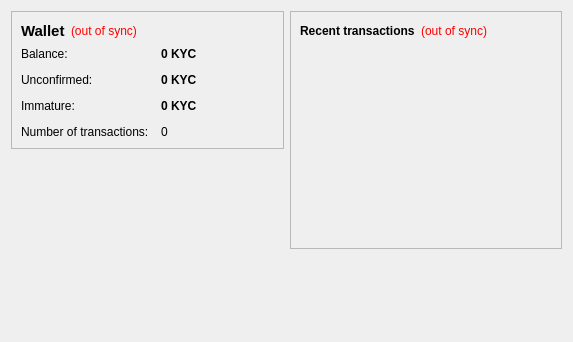
<?xml version="1.0" encoding="UTF-8"?>
<ui version="4.0">
 <class>OverviewPage</class>
 <widget class="QWidget" name="OverviewPage">
  <property name="geometry">
   <rect>
    <x>0</x>
    <y>0</y>
    <width>573</width>
    <height>342</height>
   </rect>
  </property>
  <property name="windowTitle">
   <string>Form</string>
  </property>
  <layout class="QHBoxLayout" name="horizontalLayout" stretch="1,1">
   <item>
    <layout class="QVBoxLayout" name="verticalLayout_2">
     <item>
      <widget class="QFrame" name="frame">
       <property name="frameShape">
        <enum>QFrame::StyledPanel</enum>
       </property>
       <property name="frameShadow">
        <enum>QFrame::Raised</enum>
       </property>
       <layout class="QVBoxLayout" name="verticalLayout_4">
        <item>
         <layout class="QHBoxLayout" name="horizontalLayout_4">
          <item>
           <widget class="QLabel" name="label_5">
            <property name="font">
             <font>
              <pointsize>11</pointsize>
              <weight>75</weight>
              <bold>true</bold>
             </font>
            </property>
            <property name="text">
             <string>Wallet</string>
            </property>
           </widget>
          </item>
          <item>
           <widget class="QLabel" name="labelWalletStatus">
            <property name="toolTip">
             <string>The displayed information may be out of date. Your wallet automatically synchronizes with the Kanyecoin network after a connection is established, but this process has not completed yet.</string>
            </property>
            <property name="styleSheet">
             <string notr="true">QLabel { color: red; }</string>
            </property>
            <property name="text">
             <string notr="true">(out of sync)</string>
            </property>
            <property name="alignment">
             <set>Qt::AlignLeading|Qt::AlignLeft|Qt::AlignVCenter</set>
            </property>
           </widget>
          </item>
          <item>
           <spacer name="horizontalSpacer_2">
            <property name="orientation">
             <enum>Qt::Horizontal</enum>
            </property>
            <property name="sizeHint" stdset="0">
             <size>
              <width>40</width>
              <height>20</height>
             </size>
            </property>
           </spacer>
          </item>
         </layout>
        </item>
        <item>
         <layout class="QFormLayout" name="formLayout_2">
          <property name="fieldGrowthPolicy">
           <enum>QFormLayout::AllNonFixedFieldsGrow</enum>
          </property>
          <property name="horizontalSpacing">
           <number>12</number>
          </property>
          <property name="verticalSpacing">
           <number>12</number>
          </property>
          <item row="0" column="0">
           <widget class="QLabel" name="label">
            <property name="text">
             <string>Balance:</string>
            </property>
           </widget>
          </item>
          <item row="0" column="1">
           <widget class="QLabel" name="labelBalance">
            <property name="font">
             <font>
              <weight>75</weight>
              <bold>true</bold>
             </font>
            </property>
            <property name="cursor">
             <cursorShape>IBeamCursor</cursorShape>
            </property>
            <property name="toolTip">
             <string>Your current balance</string>
            </property>
            <property name="text">
             <string notr="true">0 KYC</string>
            </property>
            <property name="textInteractionFlags">
             <set>Qt::LinksAccessibleByMouse|Qt::TextSelectableByKeyboard|Qt::TextSelectableByMouse</set>
            </property>
           </widget>
          </item>
          <item row="1" column="0">
           <widget class="QLabel" name="label_3">
            <property name="text">
             <string>Unconfirmed:</string>
            </property>
           </widget>
          </item>
          <item row="1" column="1">
           <widget class="QLabel" name="labelUnconfirmed">
            <property name="font">
             <font>
              <weight>75</weight>
              <bold>true</bold>
             </font>
            </property>
            <property name="cursor">
             <cursorShape>IBeamCursor</cursorShape>
            </property>
            <property name="toolTip">
             <string>Total of transactions that have yet to be confirmed, and do not yet count toward the current balance</string>
            </property>
            <property name="text">
             <string notr="true">0 KYC</string>
            </property>
            <property name="textInteractionFlags">
             <set>Qt::LinksAccessibleByMouse|Qt::TextSelectableByKeyboard|Qt::TextSelectableByMouse</set>
            </property>
           </widget>
          </item>
          <item row="3" column="0">
           <widget class="QLabel" name="label_2">
            <property name="text">
             <string>Number of transactions:</string>
            </property>
           </widget>
          </item>
          <item row="3" column="1">
           <widget class="QLabel" name="labelNumTransactions">
            <property name="toolTip">
             <string>Total number of transactions in wallet</string>
            </property>
            <property name="text">
             <string notr="true">0</string>
            </property>
           </widget>
          </item>
          <item row="2" column="0">
           <widget class="QLabel" name="labelImmatureText">
            <property name="text">
             <string>Immature:</string>
            </property>
           </widget>
          </item>
          <item row="2" column="1">
           <widget class="QLabel" name="labelImmature">
            <property name="font">
             <font>
              <weight>75</weight>
              <bold>true</bold>
             </font>
            </property>
            <property name="toolTip">
             <string>Mined balance that has not yet matured</string>
            </property>
            <property name="text">
             <string notr="true">0 KYC</string>
            </property>
            <property name="textInteractionFlags">
             <set>Qt::LinksAccessibleByMouse|Qt::TextSelectableByKeyboard|Qt::TextSelectableByMouse</set>
            </property>
           </widget>
          </item>
         </layout>
        </item>
       </layout>
      </widget>
     </item>
     <item>
      <spacer name="verticalSpacer">
       <property name="orientation">
        <enum>Qt::Vertical</enum>
       </property>
       <property name="sizeHint" stdset="0">
        <size>
         <width>20</width>
         <height>40</height>
        </size>
       </property>
      </spacer>
     </item>
    </layout>
   </item>
   <item>
    <layout class="QVBoxLayout" name="verticalLayout_3">
     <item>
      <widget class="QFrame" name="frame_2">
       <property name="frameShape">
        <enum>QFrame::StyledPanel</enum>
       </property>
       <property name="frameShadow">
        <enum>QFrame::Raised</enum>
       </property>
       <layout class="QVBoxLayout" name="verticalLayout">
        <item>
         <layout class="QHBoxLayout" name="horizontalLayout_2">
          <item>
           <widget class="QLabel" name="label_4">
            <property name="text">
             <string>&lt;b&gt;Recent transactions&lt;/b&gt;</string>
            </property>
           </widget>
          </item>
          <item>
           <widget class="QLabel" name="labelTransactionsStatus">
            <property name="toolTip">
             <string>The displayed information may be out of date. Your wallet automatically synchronizes with the Kanyecoin network after a connection is established, but this process has not completed yet.</string>
            </property>
            <property name="styleSheet">
             <string notr="true">QLabel { color: red; }</string>
            </property>
            <property name="text">
             <string notr="true">(out of sync)</string>
            </property>
            <property name="alignment">
             <set>Qt::AlignRight|Qt::AlignTrailing|Qt::AlignVCenter</set>
            </property>
           </widget>
          </item>
          <item>
           <spacer name="horizontalSpacer">
            <property name="orientation">
             <enum>Qt::Horizontal</enum>
            </property>
            <property name="sizeHint" stdset="0">
             <size>
              <width>40</width>
              <height>20</height>
             </size>
            </property>
           </spacer>
          </item>
         </layout>
        </item>
        <item>
         <widget class="QListView" name="listTransactions">
          <property name="styleSheet">
           <string notr="true">QListView { background: transparent; }</string>
          </property>
          <property name="frameShape">
           <enum>QFrame::NoFrame</enum>
          </property>
          <property name="verticalScrollBarPolicy">
           <enum>Qt::ScrollBarAlwaysOff</enum>
          </property>
          <property name="horizontalScrollBarPolicy">
           <enum>Qt::ScrollBarAlwaysOff</enum>
          </property>
          <property name="selectionMode">
           <enum>QAbstractItemView::NoSelection</enum>
          </property>
         </widget>
        </item>
       </layout>
      </widget>
     </item>
     <item>
      <spacer name="verticalSpacer_2">
       <property name="orientation">
        <enum>Qt::Vertical</enum>
       </property>
       <property name="sizeHint" stdset="0">
        <size>
         <width>20</width>
         <height>40</height>
        </size>
       </property>
      </spacer>
     </item>
    </layout>
   </item>
  </layout>
 </widget>
 <resources/>
 <connections/>
</ui>
